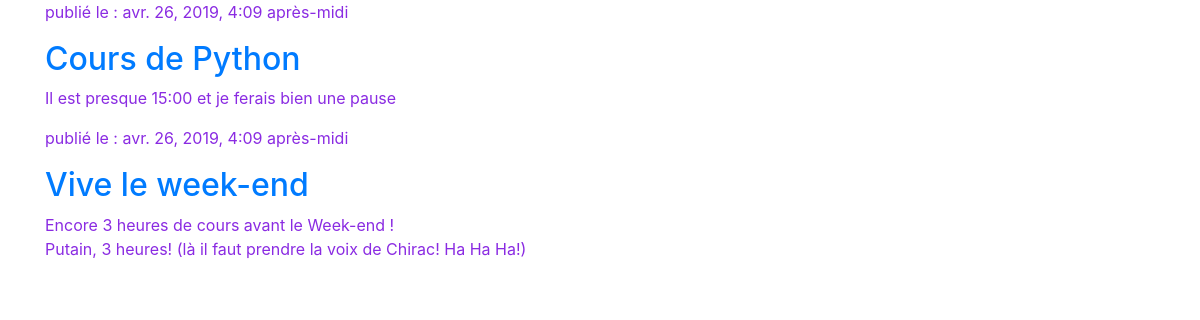
Before: / with the older database file.
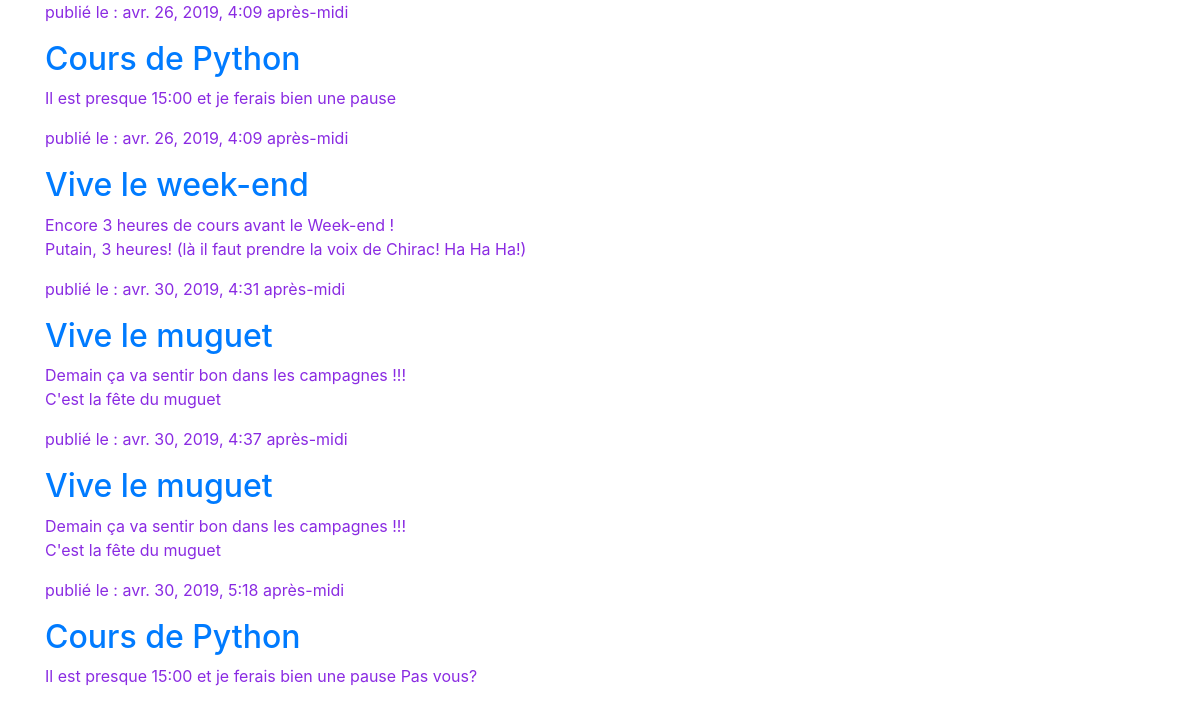
After: the same page with the newer database file.
### blog/models.py (models this page shows, shortened)
class Post(models.Model):
    title = models.CharField("Titre", max_length=255)
    created_date = models.DateTimeField(default=timezone.now)
    published_date = models.DateTimeField(blank=True, null=True)
    text = models.TextField("Texte")
    author = models.ForeignKey('auth.User', on_delete=models.PROTECT)

### blog/views.py (the view)
# urls.py: path('', views.post_list, name='post_list'),
def post_list(request):
    posts = Post.objects.filter(published_date__lte=timezone.now()).order_by('published_date')
    return render(request, 'blog/post_list.html', {'posts':posts})

### blog/templates/blog/post_list.html
    {% extends 'blog/base.html' %}
    {% block content %}
        {% for post in posts %}
            <div>
                <p>publié le : {{ post.published_date }}</p>
                <h2><a href="{% url 'post_detail' pk=post.pk %}">{{ post.title }}</a></h2>
                <p>{{post.text|linebreaksbr}}</p>
            </div>
        {% endfor %}
    {% endblock content %}

### blog/templates/blog/base.html (shortened to what this page needs)
{% load staticfiles %}
<!doctype html>
<html lang="en">
  <head>
    <link rel="stylesheet" href="https://stackpath.bootstrapcdn.com/bootstrap/4.3.1/css/bootstrap.min.css">
    <link rel="stylesheet" href="https://use.fontawesome.com/releases/v5.5.0/css/all.css">
    <link rel="stylesheet" href="{% static '/css/style.css' %}">
  </head>
  <body>
    <div class="content container">
        <div class="row">
            <div class="col-md-8">
                {% block content %}
                {% endblock %}
            </div>
    </div>
  </body>
</html>

### blog/static/css/style.css (style rules this page uses)
body { color: blueviolet; }

Changed rows visible on the page:
added Post: published_date "avr. 30, 2019, 4:31 après-midi", title "Vive le muguet", text "Demain ça va sentir bon dans les campagnes !!! C'est la fête du muguet"
added Post: published_date "avr. 30, 2019, 4:37 après-midi", title "Vive le muguet", text "Demain ça va sentir bon dans les campagnes !!! C'est la fête du muguet"
added Post: published_date "avr. 30, 2019, 5:18 après-midi", title "Cours de Python", text "Il est presque 15:00 et je ferais bien une pause Pas vous?"
